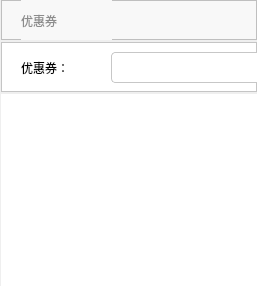
             <widget class="QWidget" name="page_13">
              <property name="styleSheet">
               <string notr="true">QLineEdit {
    border-width: 1px;
    border-style: solid;
    border-radius: 4px;
	border-color:rgb(199, 199, 199);
	background-color:rgb(255, 255, 255);
	font: 10pt &quot;微软雅黑&quot;
}</string>
              </property>
              <layout class="QVBoxLayout" name="verticalLayout_55">
               <property name="spacing">
                <number>0</number>
               </property>
               <property name="leftMargin">
                <number>1</number>
               </property>
               <property name="topMargin">
                <number>0</number>
               </property>
               <property name="rightMargin">
                <number>0</number>
               </property>
               <property name="bottomMargin">
                <number>0</number>
               </property>
               <item>
                <layout class="QVBoxLayout" name="verticalLayout_63">
                 <property name="spacing">
                  <number>2</number>
                 </property>
                 <item>
                  <widget class="QFrame" name="frame_64">
                   <property name="minimumSize">
                    <size>
                     <width>0</width>
                     <height>40</height>
                    </size>
                   </property>
                   <property name="maximumSize">
                    <size>
                     <width>16777215</width>
                     <height>40</height>
                    </size>
                   </property>
                   <property name="styleSheet">
                    <string notr="true">background-color:rgb(248, 248, 248)</string>
                   </property>
                   <property name="frameShape">
                    <enum>QFrame::StyledPanel</enum>
                   </property>
                   <property name="frameShadow">
                    <enum>QFrame::Raised</enum>
                   </property>
                   <widget class="QLabel" name="label_116">
                    <property name="geometry">
                     <rect>
                      <x>20</x>
                      <y>0</y>
                      <width>91</width>
                      <height>41</height>
                     </rect>
                    </property>
                    <property name="styleSheet">
                     <string notr="true">font: 75 10
pt &quot;微软雅黑&quot;;
color:rgb(140, 140, 140)</string>
                    </property>
                    <property name="text">
                     <string>优惠券</string>
                    </property>
                   </widget>
                  </widget>
                 </item>
                 <item>
                  <widget class="QFrame" name="frame_65">
                   <property name="minimumSize">
                    <size>
                     <width>0</width>
                     <height>50</height>
                    </size>
                   </property>
                   <property name="maximumSize">
                    <size>
                     <width>16777215</width>
                     <height>50</height>
                    </size>
                   </property>
                   <property name="styleSheet">
                    <string notr="true">background-color:rgb(255,255,255)</string>
                   </property>
                   <property name="frameShape">
                    <enum>QFrame::StyledPanel</enum>
                   </property>
                   <property name="frameShadow">
                    <enum>QFrame::Raised</enum>
                   </property>
                   <widget class="QPushButton" name="pushButton_43">
                    <property name="geometry">
                     <rect>
                      <x>720</x>
                      <y>10</y>
                      <width>61</width>
                      <height>28</height>
                     </rect>
                    </property>
                    <property name="styleSheet">
                     <string notr="true">QPushButton{
background-color:rgb(0, 170, 255);
border:none;
font: bold 9pt &quot;微软雅黑&quot;;
color:rgb(255,255,255);
border-radius: 5px;
}
QPushButton::hover{
background-color:rgb(0, 150, 225);
}
QPushButton::pressed{
background-color:rgb(0, 150, 225);
}</string>
                    </property>
                    <property name="text">
                     <string>修改</string>
                    </property>
                    <property name="checkable">
                     <bool>true</bool>
                    </property>
                    <attribute name="buttonGroup">
                     <string notr="true">buttonGroup_2</string>
                    </attribute>
                   </widget>
                   <widget class="QPushButton" name="pushButton_46">
                    <property name="geometry">
                     <rect>
                      <x>560</x>
                      <y>10</y>
                      <width>61</width>
                      <height>28</height>
                     </rect>
                    </property>
                    <property name="styleSheet">
                     <string notr="true">QPushButton{
background-color:rgb(0, 170, 255);
border:none;
font: bold 9pt &quot;微软雅黑&quot;;
color:rgb(255,255,255);
border-radius: 5px;
}
QPushButton::hover{
background-color:rgb(0, 150, 225);
}
QPushButton::pressed{
background-color:rgb(0, 150, 225);
}</string>
                    </property>
                    <property name="text">
                     <string>添加</string>
                    </property>
                    <property name="checkable">
                     <bool>true</bool>
                    </property>
                    <attribute name="buttonGroup">
                     <string notr="true">buttonGroup_2</string>
                    </attribute>
                   </widget>
                   <widget class="QPushButton" name="pushButton_47">
                    <property name="geometry">
                     <rect>
                      <x>800</x>
                      <y>10</y>
                      <width>81</width>
                      <height>28</height>
                     </rect>
                    </property>
                    <property name="styleSheet">
                     <string notr="true">QPushButton{
background-color:rgb(0, 170, 255);
border:none;
font: bold 9pt &quot;微软雅黑&quot;;
color:rgb(255,255,255);
border-radius: 5px;
}
QPushButton::hover{
background-color:rgb(0, 150, 225);
}
QPushButton::pressed{
background-color:rgb(0, 150, 225);
}</string>
                    </property>
                    <property name="text">
                     <string>提交修改</string>
                    </property>
                    <property name="checkable">
                     <bool>true</bool>
                    </property>
                    <attribute name="buttonGroup">
                     <string notr="true">buttonGroup_2</string>
                    </attribute>
                   </widget>
                   <widget class="QLabel" name="label_112">
                    <property name="geometry">
                     <rect>
                      <x>20</x>
                      <y>10</y>
                      <width>121</width>
                      <height>31</height>
                     </rect>
                    </property>
                    <property name="styleSheet">
                     <string notr="true">font: 12pt &quot;微软雅黑&quot;;</string>
                    </property>
                    <property name="text">
                     <string>优惠券：</string>
                    </property>
                   </widget>
                   <widget class="QLineEdit" name="lineEdit_55">
                    <property name="geometry">
                     <rect>
                      <x>110</x>
                      <y>10</y>
                      <width>201</width>
                      <height>31</height>
                     </rect>
                    </property>
                    <property name="styleSheet">
                     <string notr="true"/>
                    </property>
                    <property name="cursorMoveStyle">
                     <enum>Qt::LogicalMoveStyle</enum>
                    </property>
                    <property name="clearButtonEnabled">
                     <bool>false</bool>
                    </property>
                   </widget>
                   <widget class="QPushButton" name="pushButton_71">
                    <property name="geometry">
                     <rect>
                      <x>330</x>
                      <y>10</y>
                      <width>61</width>
                      <height>28</height>
                     </rect>
                    </property>
                    <property name="styleSheet">
                     <string notr="true">QPushButton{
background-color:rgb(0, 170, 255);
border:none;
font: bold 9pt &quot;微软雅黑&quot;;
color:rgb(255,255,255);
border-radius: 5px;
}
QPushButton::hover{
background-color:rgb(0, 150, 225);
}
QPushButton::pressed{
background-color:rgb(0, 150, 225);
}</string>
                    </property>
                    <property name="text">
                     <string>查询</string>
                    </property>
                   </widget>
                   <widget class="QPushButton" name="pushButton_83">
                    <property name="geometry">
                     <rect>
                      <x>630</x>
                      <y>10</y>
                      <width>61</width>
                      <height>28</height>
                     </rect>
                    </property>
                    <property name="styleSheet">
                     <string notr="true">QPushButton{
background-color:rgb(0, 170, 255);
border:none;
font: bold 9pt &quot;微软雅黑&quot;;
color:rgb(255,255,255);
border-radius: 5px;
}
QPushButton::hover{
background-color:rgb(0, 150, 225);
}
QPushButton::pressed{
background-color:rgb(0, 150, 225);
}</string>
                    </property>
                    <property name="text">
                     <string>删除</string>
                    </property>
                    <property name="checkable">
                     <bool>true</bool>
                    </property>
                   </widget>
                  </widget>
                 </item>
                 <item>
                  <widget class="QTableView" name="tableView_17">
                   <property name="styleSheet">
                    <string notr="true">QHeaderView::section {
    color: white;
    background-color: rgb(250, 250, 250);
    border: 5px solid rgb(250, 250, 250);
    border-radius:0px;
    border-color: rgb(250, 250, 250);
    font:12pt &quot;微软雅黑&quot;;
	color:rgb(150, 150, 150)
} 
QTableView{
	border:none;
	background-color:rgb(255,255,255);

}



</string>
                   </property>
                   <property name="editTriggers">
                    <set>QAbstractItemView::NoEditTriggers</set>
                   </property>
                   <property name="alternatingRowColors">
                    <bool>true</bool>
                   </property>
                   <property name="selectionMode">
                    <enum>QAbstractItemView::SingleSelection</enum>
                   </property>
                   <property name="selectionBehavior">
                    <enum>QAbstractItemView::SelectRows</enum>
                   </property>
                  </widget>
                 </item>
                </layout>
               </item>
              </layout>
             </widget>
